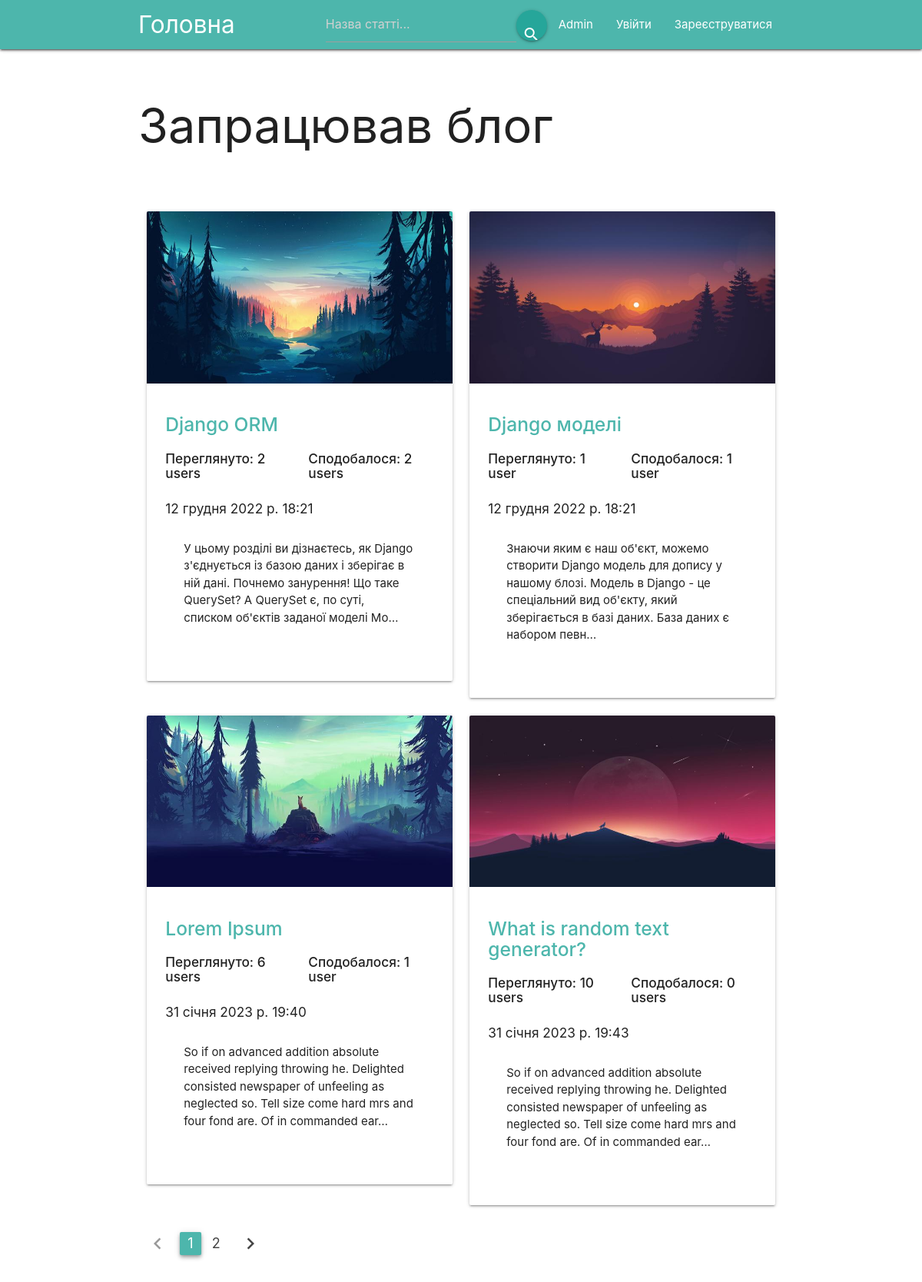
The page / on the database its author committed.
### blog/models.py (models this page shows, shortened)
class Post(models.Model):
    title = models.CharField(max_length=100)
    text = models.TextField()
    created_at = models.DateTimeField(default=timezone.now)
    post_slug = models.CharField(max_length=80, default='default_post')
    img = models.ImageField(default='blog/static/img/default.png',
                            height_field=None,
                            width_field=None, max_length=200,
                            verbose_name='Картинка для поста')
    views_number = models.ManyToManyField(User, related_name='views_rating', blank=True)
    likes = models.ManyToManyField(User, related_name='post_likes', blank=True)
    def get_views_number(self):
        return self.views_number.count()
    def get_likes_number(self):
        return self.likes.count()

### blog/views.py (the view)
# urls.py: path(r'', views.blog_main), # domen.com/blog/
def blog_main(request, *args):
    page = request.GET.get('page')
    posts = Post.objects.all()
    paginator = Paginator(posts, 4)
    try:
        data_page = paginator.page(page)
    except PageNotAnInteger:
        data_page = paginator.page(1)
    except EmptyPage:
        data_page = paginator.page(paginator.num_pages)
    data_dict = {
        "posts": data_page
    }
    return render(request, 'blog_main.html', data_dict)

### blog/templates/blog_main.html
{% extends 'navbar.html' %}
  {% block content %}
  <div class="container">
      <h1>Запрацював блог</h1>
      <br><br>
      {% if posts %}
          <div class="row">
              {% for post in posts %}
              <div class="col s12 l6">
                  <div class="card z-depth-1 hoverable">
                      <div class="card-image">
                          <img src="/{{ post.img }}">
                      </div>
                      <div class="card-content">
                          <span class="card-title">
                              <a class="teal-text text-lighten-2" href="/{{ post.post_slug }}"><h5><strong>{{ post.title }}</strong></h5></a>
                          </span>
                          <div class='row'>
                            <div class="col s6 l6">
                              <h6><strong>Переглянуто: {{ post.get_views_number }} user{{ post.get_views_number|pluralize }}</strong></h6>
                            </div>
                            <div class="col s6 l6">
                              <h6><strong>Сподобалося: {{ post.get_likes_number }} user{{ post.get_likes_number|pluralize }}</strong></h6>
                            </div>
                          </div>
                          <h6>{{ post.created_at }}</h6>
                          <div class="card-content">{{ post.text|truncatechars:190 }}</div>
                          <br>
                      </div>
                  </div>
              </div>
              {% endfor %}
          </div>
          <div class="row">
            <ul class="pagination">
              {% if posts.has_previous %}
                <li class="waves-effect"><a href="?page={{ posts.previous_page_number }}"><i class="material-icons">chevron_left</i></a></li>
              {% else %}
                <li class="disabled"><a href=""><i class="material-icons">chevron_left</i></a></li>
              {% endif %}
              {% for num in posts.paginator.page_range %}
                {% if posts.number == num %}
                  <li class="active teal lighten-2 z-depth-2"><a href="">{{ num }}</a></li>
                {% else %}
                  <li class="waves-effect"><a href="?page={{ num }}">{{ num }}</a></li>
                {% endif %}
              {% endfor %}
              {% if posts.has_next %}
                <li class="waves-effect"><a href="?page={{ posts.next_page_number }}"><i class="material-icons">chevron_right</i></a></li>
              {% else %}
                <li class="disabled"><a href=""><i class="material-icons">chevron_right</i></a></li>
              {% endif %}
            </ul>
          </div>
      {% endif %}
  </div>
  {% endblock %}

### rows shown on the page
Post: img (picture), title "Django ORM", get_views_number "2", get_likes_number "2", created_at "12 грудня 2022 р. 18:21", text "У цьому розділі ви дізнаєтесь, як Django з'єднується із базою даних і зберігає в ній дані. Почнемо занурення! Що таке QuerySet? A QuerySet є, по суті, списком об'єктів заданої моделі Mo…"
Post: img (picture), title "Django моделі", get_views_number "1", get_likes_number "1", created_at "12 грудня 2022 р. 18:21", text "Знаючи яким є наш об'єкт, можемо створити Django модель для допису у нашому блозі. Модель в Django - це спеціальний вид об'єкту, який зберігається в базі даних. База даних є набором певн…"
Post: img (picture), title "Lorem Ipsum", get_views_number "6", get_likes_number "1", created_at "31 січня 2023 р. 19:40", text "So if on advanced addition absolute received replying throwing he. Delighted consisted newspaper of unfeeling as neglected so. Tell size come hard mrs and four fond are. Of in commanded ear…"
Post: img (picture), title "What is random text generator?", get_views_number "10", get_likes_number "0", created_at "31 січня 2023 р. 19:43", text "So if on advanced addition absolute received replying throwing he. Delighted consisted newspaper of unfeeling as neglected so. Tell size come hard mrs and four fond are. Of in commanded ear…"

### other values the page prints
{{ num }} "1"
{{ num }} "2"
